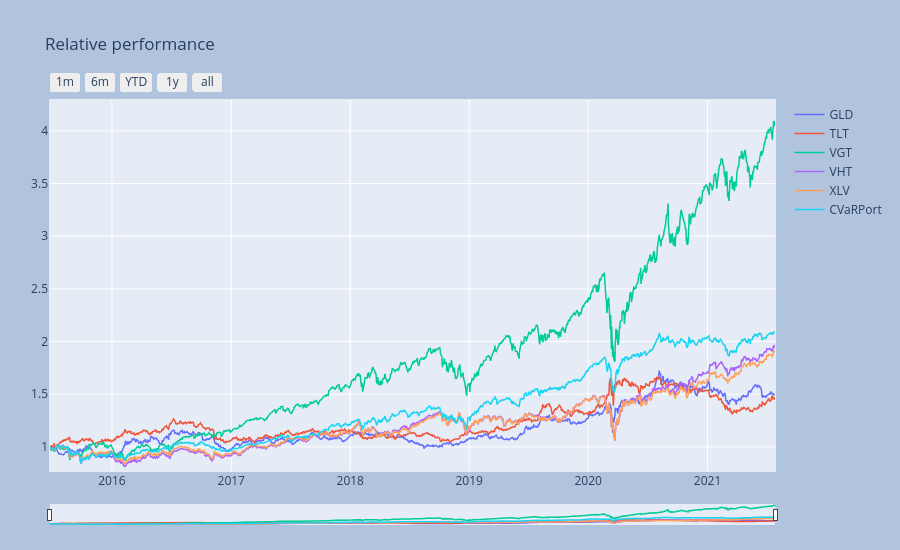

This figure's notebook cell:
### Markdown cell above
### View the portfolio and its components time-series (in a relative bases)

For a full list of available setting parameters see the documentation.

### Code cell
_ = pr1.port_view_all(fancy=True, title="Relative performance")

### Figure 1 — Plotly figure (JSON) as saved in the notebook; plotly's stock layout.template omitted (floating-point values rounded to 4 significant figures; data arrays with more than 128 entries replaced by an {"elided": "..."} marker saying what was removed)
{"data": [{"line": {"width": 1.5}, "name": "GLD", "type": "scatter", "x": {"elided": "1533 str values"}, "y": {"elided": "1533 float values"}}, {"line": {"width": 1.5}, "name": "TLT", "type": "scatter", "x": {"elided": "1533 str values"}, "y": {"elided": "1533 float values"}}, {"line": {"width": 1.5}, "name": "VGT", "type": "scatter", "x": {"elided": "1533 str values"}, "y": {"elided": "1533 float values"}}, {"line": {"width": 1.5}, "name": "VHT", "type": "scatter", "x": {"elided": "1533 str values"}, "y": {"elided": "1533 float values"}}, {"line": {"width": 1.5}, "name": "XLV", "type": "scatter", "x": {"elided": "1533 str values"}, "y": {"elided": "1533 float values"}}, {"line": {"width": 1.5}, "name": "CVaRPort", "type": "scatter", "x": {"elided": "1533 str values"}, "y": {"elided": "1533 float values"}}], "layout": {"autosize": false, "height": 550, "margin": {"b": 25, "l": 50, "pad": 1, "r": 50, "t": 100}, "paper_bgcolor": "LightSteelBlue", "title": {"text": "Relative performance"}, "width": 900, "xaxis": {"autorange": false, "fixedrange": false, "range": ["2015-06-25T00:00:00", "2021-07-27T00:00:00"], "rangeselector": {"buttons": [{"count": 1, "label": "1m", "step": "month", "stepmode": "backward"}, {"count": 6, "label": "6m", "step": "month", "stepmode": "backward"}, {"count": 1, "label": "YTD", "step": "year", "stepmode": "todate"}, {"count": 1, "label": "1y", "step": "year", "stepmode": "backward"}, {"step": "all"}]}, "rangeslider": {"thickness": 0.05, "visible": true}, "title": {}, "type": "date"}, "yaxis": {"autorange": false, "fixedrange": false, "range": [0.7716, 4.292], "title": {}}}}
